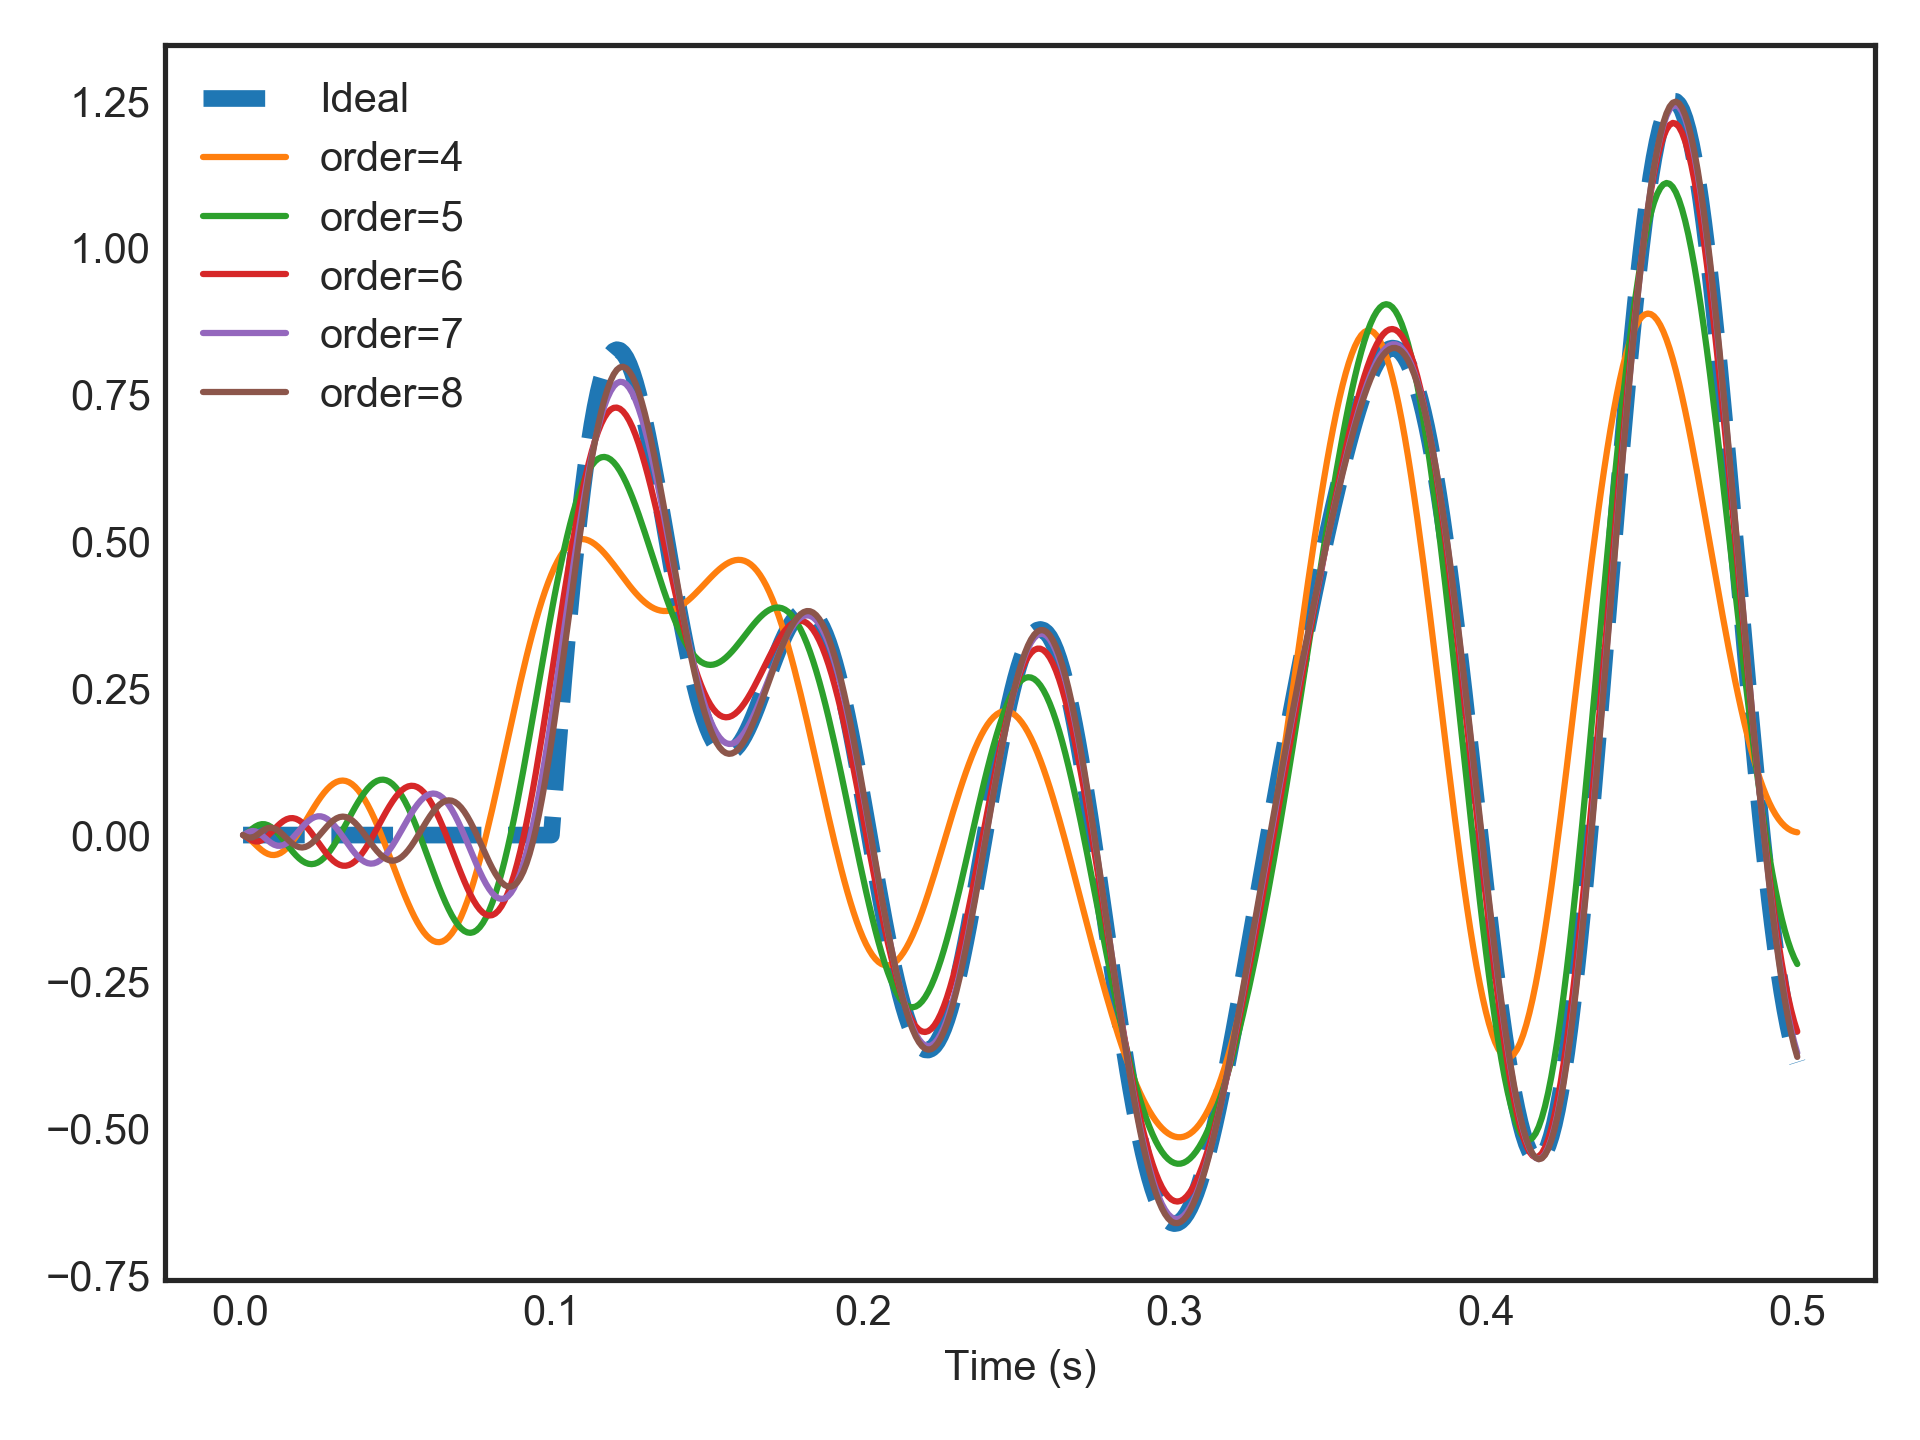

Here is the Python script that generated this plot:
from nengolib.synapses import PadeDelay

# Delay 15 Hz band-limited white noise by 100 ms using various orders of
# approximations:

from nengolib.signal import z
from nengo.processes import WhiteSignal
import matplotlib.pyplot as plt
process = WhiteSignal(10., high=15, y0=0)
u = process.run_steps(500)
t = process.ntrange(len(u))
plt.plot(t, (z**-100).filt(u), linestyle='--', lw=4, label="Ideal")
for order in list(range(4, 9)):
    sys = PadeDelay(.1, order=order)
    assert len(sys) == order
    plt.plot(t, sys.filt(u), label="order=%s" % order)
plt.xlabel("Time (s)")
plt.legend()
plt.show()
